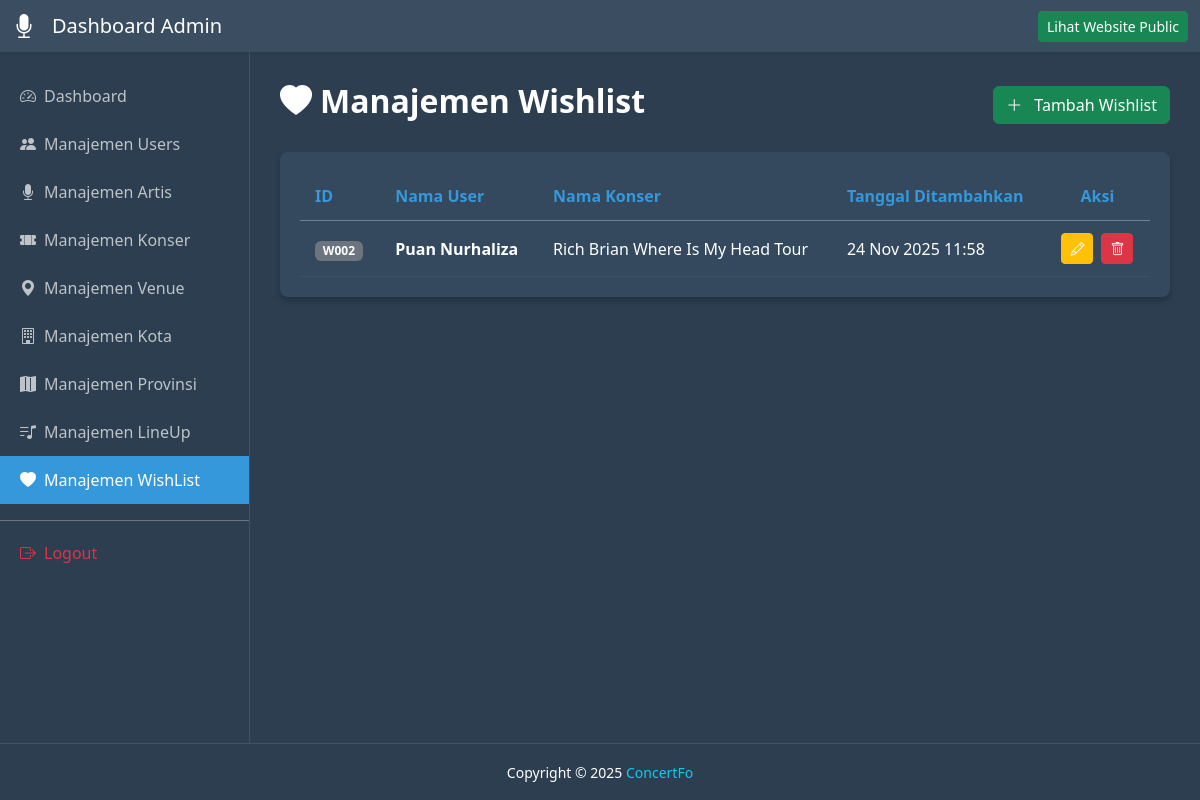
The app's page /halamanAdmin/dashboard/html/wishlist/manajemenWishlist.php with its own data.
### tables this page shows
CREATE TABLE `wishlist` (
  `id_wishlist` varchar(10) NOT NULL,
  `id_user` varchar(10) NOT NULL,
  `id_konser` varchar(10) NOT NULL,
  `tanggal_ditambahkan` timestamp NULL DEFAULT current_timestamp() COMMENT 'Tanggal user menambahkan konser ke wishlist'
);

CREATE TABLE `users` (
  `id_user` varchar(10) NOT NULL,
  `nama_lengkap` varchar(255) NOT NULL,
  `email` varchar(255) NOT NULL,
  `password` varchar(255) NOT NULL COMMENT 'Password plain text untuk pembelajaran',
  `no_telepon` varchar(20) DEFAULT NULL,
  `role` enum('user','admin') DEFAULT 'user',
  `tanggal_daftar` timestamp NULL DEFAULT current_timestamp(),
  `status_akun` enum('active','inactive','suspended') DEFAULT 'active'
);

CREATE TABLE `konser` (
  `id_konser` varchar(10) NOT NULL,
  `nama_konser` varchar(255) NOT NULL,
  `id_venue` varchar(10) DEFAULT NULL,
  `tanggal_mulai` datetime DEFAULT NULL,
  `tanggal_selesai` datetime DEFAULT NULL,
  `harga_tiket_mulai` int(11) DEFAULT NULL,
  `link_tiket` varchar(255) DEFAULT NULL COMMENT 'Link ke website pembelian tiket',
  `poster_konser` varchar(255) DEFAULT NULL,
  `video` varchar(255) DEFAULT NULL COMMENT 'Path file video atau URL YouTube/Vimeo untuk aftermovie konser',
  `status_konser` enum('upcoming','ongoing','completed','cancelled') DEFAULT 'upcoming' COMMENT 'Status konser: upcoming=akan datang, ongoing=sedang berlangsung, completed=selesai, cancelled=dibatalkan'
);

### halamanAdmin/dashboard/html/wishlist/manajemenWishlist.php (the view, shortened to what this page needs)
<?php
include '../koneksi.php';
$query = "SELECT wishlist.*, users.nama_lengkap, konser.nama_konser
          FROM wishlist
          JOIN users ON wishlist.id_user = users.id_user
          JOIN konser ON wishlist.id_konser = konser.id_konser
          ORDER BY wishlist.tanggal_ditambahkan DESC";
$result = $koneksi->query($query);
?>
<!DOCTYPE html>
<html lang="id">
<head>
    <link href="https://cdn.jsdelivr.net/npm/bootstrap@5.3.2/dist/css/bootstrap.min.css" rel="stylesheet">
    <link rel="stylesheet" href="https://cdn.jsdelivr.net/npm/bootstrap-icons@1.11.1/font/bootstrap-icons.css">
    <link rel="stylesheet" href="../../css/styles.css">
</head>
<body>
    <?php include '../header.php'; ?>
    <div class="d-flex-wrapper">
        <?php include '../sideBar.php'; ?>
        <div class="main-content">
            <div class="d-flex justify-content-between align-items-center mb-4">
                <h2 class="fw-bold text-white"><i class="bi bi-heart-fill me-2"></i>Manajemen Wishlist</h2>
                <a href="tambahWishlist.php" class="btn btn-success"><i class="bi bi-plus-lg me-2"></i> Tambah Wishlist</a>
            </div>
            <div class="table-card">
                <div class="table-responsive">
                    <table class="table table-hover table-dark mb-0">
                        <thead>
                            <tr>
                                <th>ID</th>
                                <th>Nama User</th>
                                <th>Nama Konser</th>
                                <th>Tanggal Ditambahkan</th>
                                <th class="text-center">Aksi</th>
                            </tr>
                        </thead>
                        <tbody>
                            <?php if($result && $result->num_rows > 0) { while($row = $result->fetch_assoc()) { ?>
                            <tr>
                                <td><span class="badge bg-secondary"><?= $row['id_wishlist']; ?></span></td>
                                <td class="fw-bold"><?= htmlspecialchars($row['nama_lengkap']); ?></td>
                                <td><?= htmlspecialchars($row['nama_konser']); ?></td>
                                <td><?= date('d M Y H:i', strtotime($row['tanggal_ditambahkan'])); ?></td>
                                <td class="text-center">
                                    <div class="d-flex gap-2 justify-content-center">
                                        <a href="editWishlist.php?id=<?= $row['id_wishlist']; ?>" class="btn btn-sm btn-warning text-white"><i class="bi bi-pencil"></i></a>
                                        <a href="hapusWishlist.php?id=<?= $row['id_wishlist']; ?>" class="btn btn-sm btn-danger" onclick="return confirm('Hapus?')"><i class="bi bi-trash"></i></a>
                                    </div>
                                </td>
                            </tr>
                            <?php }} else { echo "<tr><td colspan='5' class='text-center py-5 text-muted'>Belum ada data wishlist.</td></tr>"; } ?>
                        </tbody>
                    </table>
                </div>
            </div>
        </div>
    </div>
    <?php include '../footer.php'; ?>
</body>
</html>

### halamanAdmin/dashboard/css/styles.css (style rules this page uses)
:root { --bg-dark: #2c3e50; --bg-card: #34495e; --text-light: #ecf0f1; --active-blue: #3498db; }
html, body { height: 100%; margin: 0; padding: 0; font-family: "Segoe UI", sans-serif; }
body { background-color: var(--bg-dark) !important; color: var(--text-light) !important; display: flex; flex-direction: column; min-height: 100vh; }
.d-flex-wrapper { display: flex; flex: 1; width: 100%; overflow: hidden; }
.main-content { flex: 1; padding: 30px; background-color: var(--bg-dark) !important; overflow-y: auto; width: 100%; }
.stats-card, .table-card, .activity-card { background-color: var(--bg-card); border-radius: 8px; padding: 20px; box-shadow: 0 4px 6px rgba(0, 0, 0, 0.2); margin-bottom: 20px; border: none; color: white; }
.table { --bs-table-bg: transparent; --bs-table-color: white; color: white !important; margin-bottom: 0; vertical-align: middle; }
.table thead th { border-bottom: 1px solid rgba(255, 255, 255, 0.3); color: var(--active-blue); }
.table td { border-bottom: 1px solid rgba(255, 255, 255, 0.05); padding: 12px; color: white; }
.d-flex-wrapper { margin-top: 0 !important; padding-top: 0 !important; }

### halamanAdmin/dashboard/html/wishlist/manajemenWishlist.php (style rules this page uses)
.table-responsive { overflow-x: auto; white-space: nowrap; }
.table th, .table td { vertical-align: middle; padding: 12px 15px; }

### records on screen
wishlist: id_wishlist "W002", id_user.nama_lengkap "Puan Nurhaliza", id_konser.nama_konser "Rich Brian Where Is My Head Tour", tanggal_ditambahkan "24 Nov 2025 11:58"
